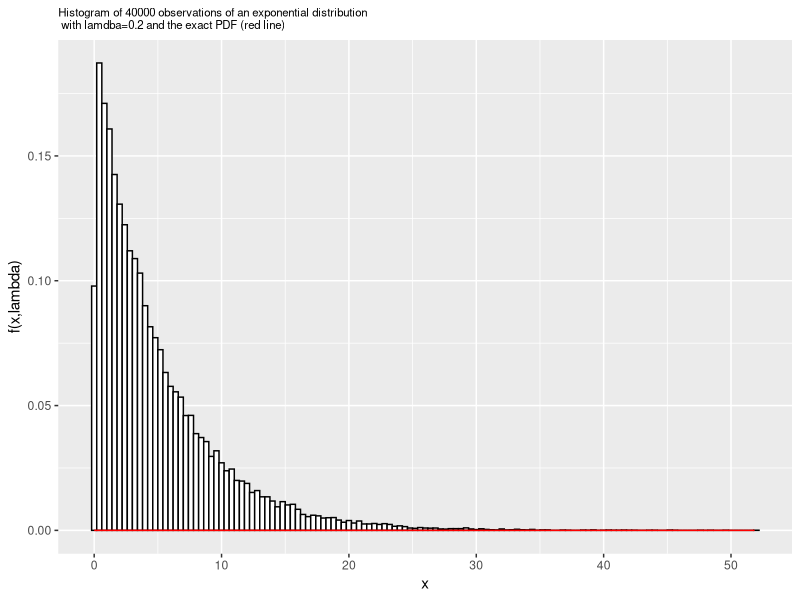
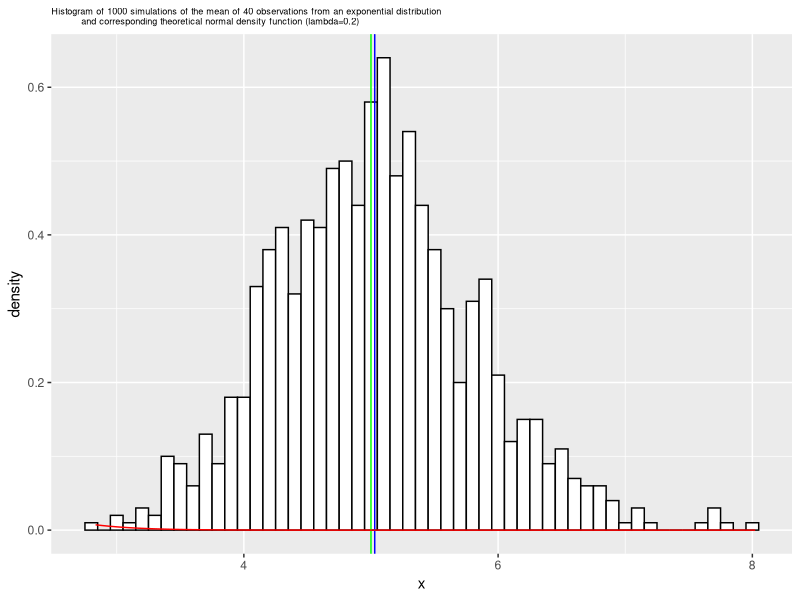
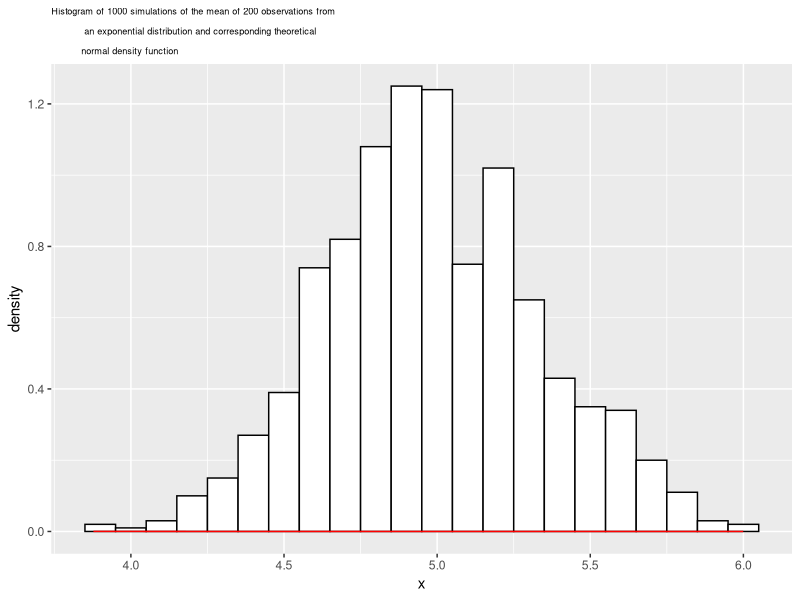

The R script that drew these images, in order:
## ---- chunk 1
# Loading libraries
library(ggplot2)
## ---- chunk 2
numberSims <-  1000
numberexps <- 1000
numberMeans <- 40
numberMeans2 <- 200
lambda <- 0.2
mns <- NULL
exps <- NULL
for (i in 1 : numberSims) {mns <- c(mns, mean(rexp(numberMeans,lambda)))}
for (i in 1 : numberexps) {exps <- c(exps, rexp(numberMeans,lambda))}
## ---- chunk 3
expdist <- function(x, lbd = 0) {lbd * exp(-1 * lbd *x)}
expsdf <- as.data.frame(exps)
ggplot(data=expsdf, aes(x=exps)) + geom_histogram(aes(y = ..density..), colour="black", fill="white", binwidth = 0.4) +
   stat_function(fun=expdist, arg=list(lbd=lambda ), colour="red" ) +
  ggtitle("Histogram of 40000 observations of an exponential distribution \n with lamdba=0.2 and the exact PDF (red line)") + xlab("x") + ylab ("f(x,lambda)") + theme(plot.title = element_text(size = rel(0.75)))
## ---- chunk 4
theoretical_mean <- 1/lambda
theoretical_mean
sample_mean <- mean(mns)
sample_mean
meandeltapct <- (theoretical_mean - sample_mean) * 100 / theoretical_mean
meandeltapct
## ---- chunk 5
theoretical_variance <- 1/(lambda^2*numberMeans)
theoretical_variance
sample_variance <- var(mns)
sample_variance
variancedeltapct <- (theoretical_variance - sample_variance) * 100 / theoretical_mean
variancedeltapct
## ---- chunk 6
mnsdf <- as.data.frame(mns)
ggplot(data=mnsdf, aes(x=mns)) + geom_histogram(aes(y = ..density..), 
          colour="black", fill="white", binwidth = 0.1) +
  geom_vline(xintercept = (1/lambda), colour="green") + 
  geom_vline(xintercept = mean(mns), colour="blue") +
     stat_function(fun=dnorm, arg=list(mean=1/lambda, 
    sd=sqrt(1/(lambda^2*numberMeans)) ), colour="red" ) + 
  ggtitle("Histogram of 1000 simulations of the mean of 40 observations from an exponential distribution 
          and corresponding theoretical normal density function (lambda=0.2)") + xlab("x") + theme(plot.title = element_text(size = rel(0.6)))
## ---- chunk 7
mns2 <- NULL
for (i in 1 : numberSims) {mns2 <- c(mns2, mean(rexp(numberMeans2,lambda)))}
mnsdf2 <- as.data.frame(mns2)
ggplot(data=mnsdf2, aes(x=mns2)) + geom_histogram(aes(y = ..density..), 
      colour="black", fill="white", binwidth = 0.1) +
  stat_function(fun=dnorm, arg=list(mean=1/lambda, sd=sqrt(1/(lambda^2*numberMeans2)) ), 
                colour="red" )  + 
  ggtitle("Histogram of 1000 simulations of the mean of 200 observations from \n
           an exponential distribution and corresponding theoretical \n
          normal density function") + 
  xlab("x") + theme(plot.title = element_text(size = rel(0.6)))
## ---- chunk 8
theoretical_mean <- 1/lambda
theoretical_mean
sample_mean <- mean(mns2)
sample_mean
theoretical_variance <- 1/(lambda^2*numberMeans2)
theoretical_variance
sample_variance <- var(mns2)
sample_variance

meandeltapct <- (theoretical_mean - sample_mean) * 100 / theoretical_mean
meandeltapct

variancedeltapct <- (theoretical_variance - sample_variance) * 100 / theoretical_mean
variancedeltapct
